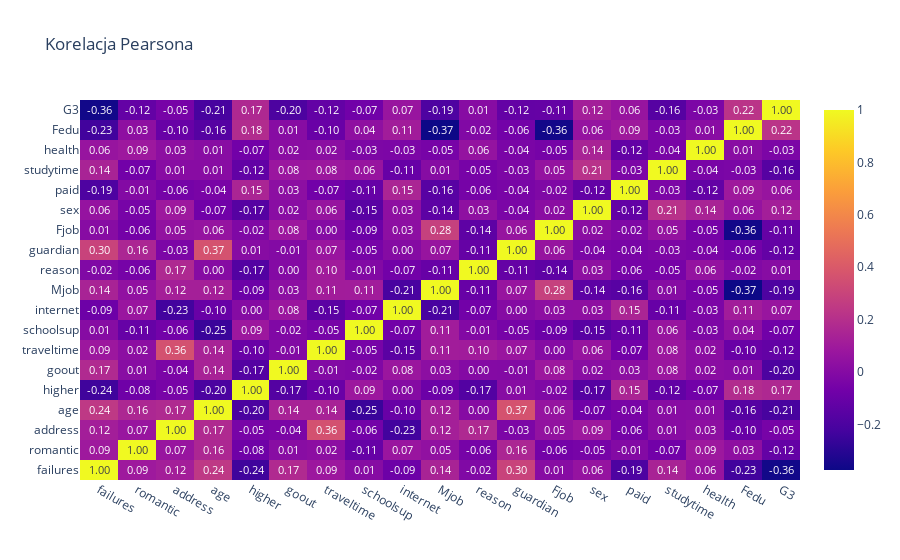

Notebook code for this chart:
### Code cell
fig = go.Figure()
fig.add_trace(
    go.Heatmap(
        x = X_train.corr().columns,
        y = X_train.corr().index,
        z = np.array(X_train.corr()),
        text=X_train.corr().values,
        texttemplate='%{text:.2f}'
    )
)
fig.update_layout(title='Korelacja Pearsona')
fig.show()

### Figure 1 — Plotly figure (JSON) as saved in the notebook; plotly's stock layout.template omitted (floating-point values rounded to 4 significant figures; data arrays with more than 128 entries replaced by an {"elided": "..."} marker saying what was removed)
{"data": [{"text": {"elided": "19x19 float values"}, "texttemplate": "%{text:.2f}", "type": "heatmap", "x": ["failures", "romantic", "address", "age", "higher", "goout", "traveltime", "schoolsup", "internet", "Mjob", "reason", "guardian", "Fjob", "sex", "paid", "studytime", "health", "Fedu", "G3"], "y": ["failures", "romantic", "address", "age", "higher", "goout", "traveltime", "schoolsup", "internet", "Mjob", "reason", "guardian", "Fjob", "sex", "paid", "studytime", "health", "Fedu", "G3"], "z": {"elided": "19x19 float values"}}], "layout": {"title": {"text": "Korelacja Pearsona"}}}
